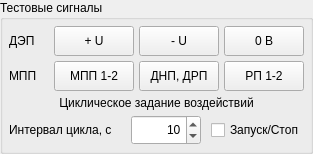
             <widget class="QGroupBox" name="SKE_testDEPPButt">
              <property name="sizePolicy">
               <sizepolicy hsizetype="Expanding" vsizetype="Minimum">
                <horstretch>0</horstretch>
                <verstretch>0</verstretch>
               </sizepolicy>
              </property>
              <property name="minimumSize">
               <size>
                <width>230</width>
                <height>170</height>
               </size>
              </property>
              <property name="title">
               <string>Тестовые сигналы</string>
              </property>
              <layout class="QGridLayout" name="gridLayout_12" rowstretch="0,0,0,0,0,0">
               <property name="sizeConstraint">
                <enum>QLayout::SetMinimumSize</enum>
               </property>
               <property name="leftMargin">
                <number>6</number>
               </property>
               <property name="topMargin">
                <number>6</number>
               </property>
               <property name="rightMargin">
                <number>6</number>
               </property>
               <property name="bottomMargin">
                <number>6</number>
               </property>
               <property name="spacing">
                <number>5</number>
               </property>
               <item row="2" column="2">
                <widget class="QPushButton" name="SKE_dnp_drp_PButt">
                 <property name="sizePolicy">
                  <sizepolicy hsizetype="Expanding" vsizetype="Minimum">
                   <horstretch>0</horstretch>
                   <verstretch>0</verstretch>
                  </sizepolicy>
                 </property>
                 <property name="minimumSize">
                  <size>
                   <width>0</width>
                   <height>30</height>
                  </size>
                 </property>
                 <property name="text">
                  <string>ДНП, ДРП</string>
                 </property>
                </widget>
               </item>
               <item row="0" column="1">
                <widget class="QPushButton" name="SKE_depP30PButt">
                 <property name="sizePolicy">
                  <sizepolicy hsizetype="Expanding" vsizetype="Minimum">
                   <horstretch>0</horstretch>
                   <verstretch>0</verstretch>
                  </sizepolicy>
                 </property>
                 <property name="minimumSize">
                  <size>
                   <width>0</width>
                   <height>30</height>
                  </size>
                 </property>
                 <property name="text">
                  <string>+ U</string>
                 </property>
                </widget>
               </item>
               <item row="2" column="1">
                <widget class="QPushButton" name="SKE_mpp12PButt">
                 <property name="sizePolicy">
                  <sizepolicy hsizetype="Expanding" vsizetype="Minimum">
                   <horstretch>0</horstretch>
                   <verstretch>0</verstretch>
                  </sizepolicy>
                 </property>
                 <property name="minimumSize">
                  <size>
                   <width>0</width>
                   <height>30</height>
                  </size>
                 </property>
                 <property name="text">
                  <string>МПП 1-2</string>
                 </property>
                </widget>
               </item>
               <item row="2" column="3">
                <widget class="QPushButton" name="SKE_rp12PButt">
                 <property name="sizePolicy">
                  <sizepolicy hsizetype="Expanding" vsizetype="Minimum">
                   <horstretch>0</horstretch>
                   <verstretch>0</verstretch>
                  </sizepolicy>
                 </property>
                 <property name="minimumSize">
                  <size>
                   <width>0</width>
                   <height>30</height>
                  </size>
                 </property>
                 <property name="text">
                  <string>РП 1-2</string>
                 </property>
                </widget>
               </item>
               <item row="0" column="3">
                <widget class="QPushButton" name="SKE_dep0PButt">
                 <property name="sizePolicy">
                  <sizepolicy hsizetype="Expanding" vsizetype="Minimum">
                   <horstretch>0</horstretch>
                   <verstretch>0</verstretch>
                  </sizepolicy>
                 </property>
                 <property name="minimumSize">
                  <size>
                   <width>0</width>
                   <height>30</height>
                  </size>
                 </property>
                 <property name="text">
                  <string>0 В</string>
                 </property>
                </widget>
               </item>
               <item row="2" column="0">
                <widget class="QLabel" name="label_2">
                 <property name="sizePolicy">
                  <sizepolicy hsizetype="Preferred" vsizetype="Minimum">
                   <horstretch>0</horstretch>
                   <verstretch>0</verstretch>
                  </sizepolicy>
                 </property>
                 <property name="minimumSize">
                  <size>
                   <width>40</width>
                   <height>30</height>
                  </size>
                 </property>
                 <property name="text">
                  <string>МПП</string>
                 </property>
                </widget>
               </item>
               <item row="0" column="0">
                <widget class="QLabel" name="label">
                 <property name="sizePolicy">
                  <sizepolicy hsizetype="Preferred" vsizetype="Minimum">
                   <horstretch>0</horstretch>
                   <verstretch>0</verstretch>
                  </sizepolicy>
                 </property>
                 <property name="minimumSize">
                  <size>
                   <width>40</width>
                   <height>30</height>
                  </size>
                 </property>
                 <property name="text">
                  <string>ДЭП</string>
                 </property>
                </widget>
               </item>
               <item row="0" column="2">
                <widget class="QPushButton" name="SKE_depM30PButt">
                 <property name="sizePolicy">
                  <sizepolicy hsizetype="Expanding" vsizetype="Minimum">
                   <horstretch>0</horstretch>
                   <verstretch>0</verstretch>
                  </sizepolicy>
                 </property>
                 <property name="minimumSize">
                  <size>
                   <width>0</width>
                   <height>30</height>
                  </size>
                 </property>
                 <property name="text">
                  <string>- U</string>
                 </property>
                </widget>
               </item>
               <item row="4" column="0" colspan="4">
                <widget class="QLabel" name="label_3">
                 <property name="sizePolicy">
                  <sizepolicy hsizetype="Expanding" vsizetype="Preferred">
                   <horstretch>0</horstretch>
                   <verstretch>0</verstretch>
                  </sizepolicy>
                 </property>
                 <property name="text">
                  <string>Циклическое задание воздействий</string>
                 </property>
                 <property name="alignment">
                  <set>Qt::AlignCenter</set>
                 </property>
                </widget>
               </item>
               <item row="5" column="0" colspan="4">
                <layout class="QHBoxLayout" name="horizontalLayout_6">
                 <property name="spacing">
                  <number>10</number>
                 </property>
                 <property name="sizeConstraint">
                  <enum>QLayout::SetNoConstraint</enum>
                 </property>
                 <item>
                  <widget class="QLabel" name="testCyclePeriodNameLabel">
                   <property name="sizePolicy">
                    <sizepolicy hsizetype="Expanding" vsizetype="Preferred">
                     <horstretch>0</horstretch>
                     <verstretch>0</verstretch>
                    </sizepolicy>
                   </property>
                   <property name="minimumSize">
                    <size>
                     <width>0</width>
                     <height>20</height>
                    </size>
                   </property>
                   <property name="text">
                    <string>Интервал цикла, с</string>
                   </property>
                  </widget>
                 </item>
                 <item>
                  <widget class="QSpinBox" name="testCyclePeriodSBox">
                   <property name="minimumSize">
                    <size>
                     <width>70</width>
                     <height>30</height>
                    </size>
                   </property>
                   <property name="alignment">
                    <set>Qt::AlignRight|Qt::AlignTrailing|Qt::AlignVCenter</set>
                   </property>
                   <property name="minimum">
                    <number>1</number>
                   </property>
                   <property name="maximum">
                    <number>3600</number>
                   </property>
                   <property name="value">
                    <number>10</number>
                   </property>
                  </widget>
                 </item>
                 <item>
                  <widget class="QCheckBox" name="testCycleCBox">
                   <property name="sizePolicy">
                    <sizepolicy hsizetype="Minimum" vsizetype="Minimum">
                     <horstretch>0</horstretch>
                     <verstretch>0</verstretch>
                    </sizepolicy>
                   </property>
                   <property name="minimumSize">
                    <size>
                     <width>0</width>
                     <height>30</height>
                    </size>
                   </property>
                   <property name="text">
                    <string>Запуск/Стоп</string>
                   </property>
                   <property name="iconSize">
                    <size>
                     <width>0</width>
                     <height>0</height>
                    </size>
                   </property>
                  </widget>
                 </item>
                </layout>
               </item>
              </layout>
             </widget>
